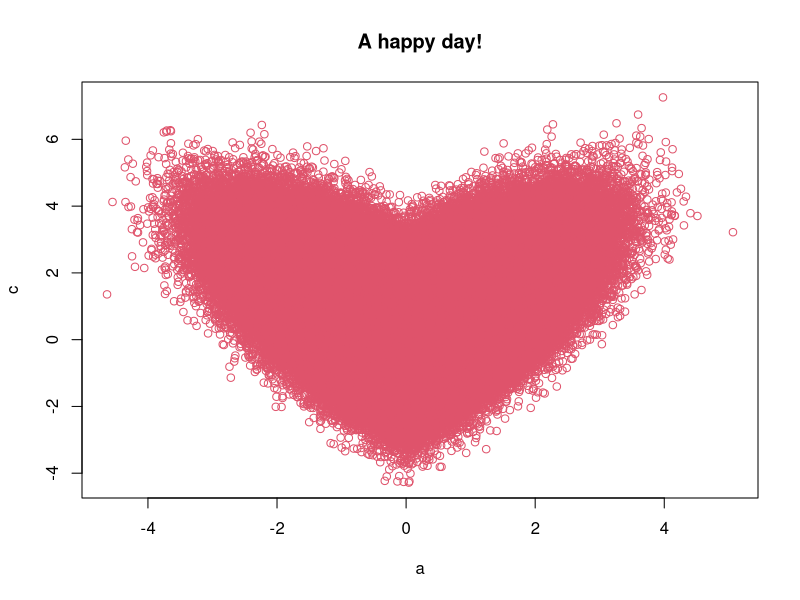

Recreate this plot in R.
## ---- chunk 1
library(praise)
praise::praise()
praise::praise()
praise::praise()
praise::praise()
praise::praise()
praise::praise()
## ---- chunk 2
a<- rnorm(1e6)
b<- rnorm(1e6)
# rnorm()函数产生一系列服从正态分布的随机数。此外，还有其他随机产生方式runif，rgamma：其总体随机数分别符合uniform，gamma分布，而不是正态分布。
c<- abs(a)+b
plot(a,c,col=2,main='A happy day!') 
